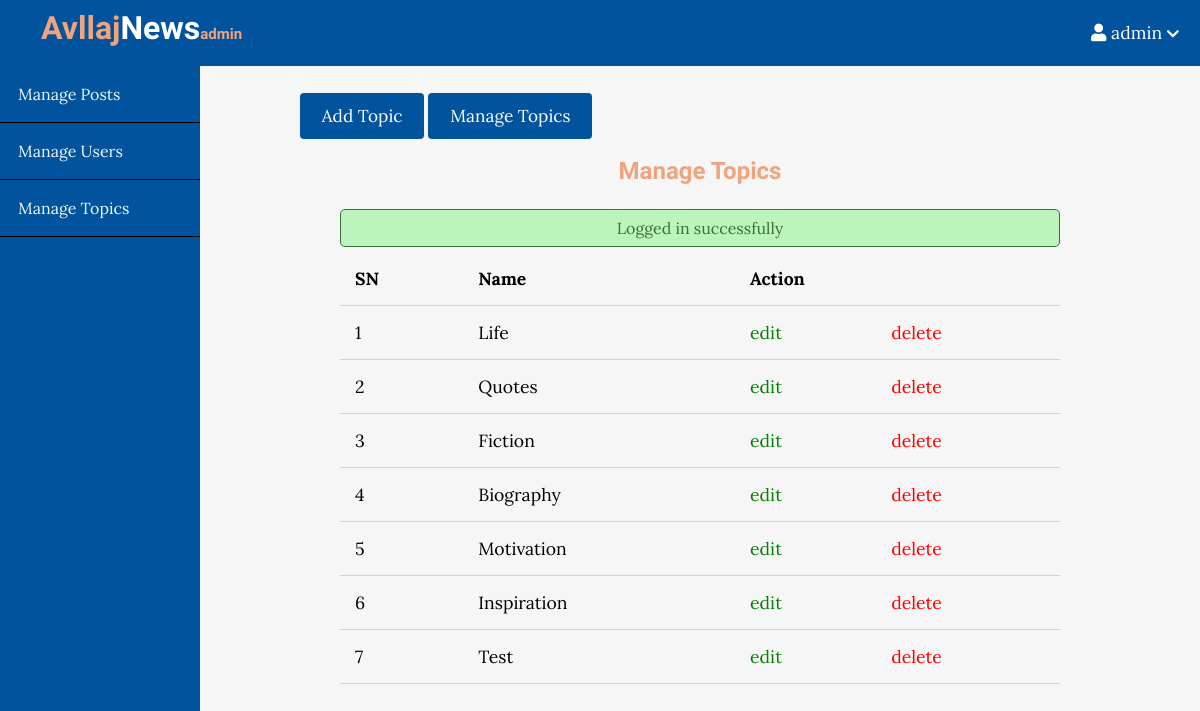
Page /admin/topics/index.php (signed in) on the earlier database version.
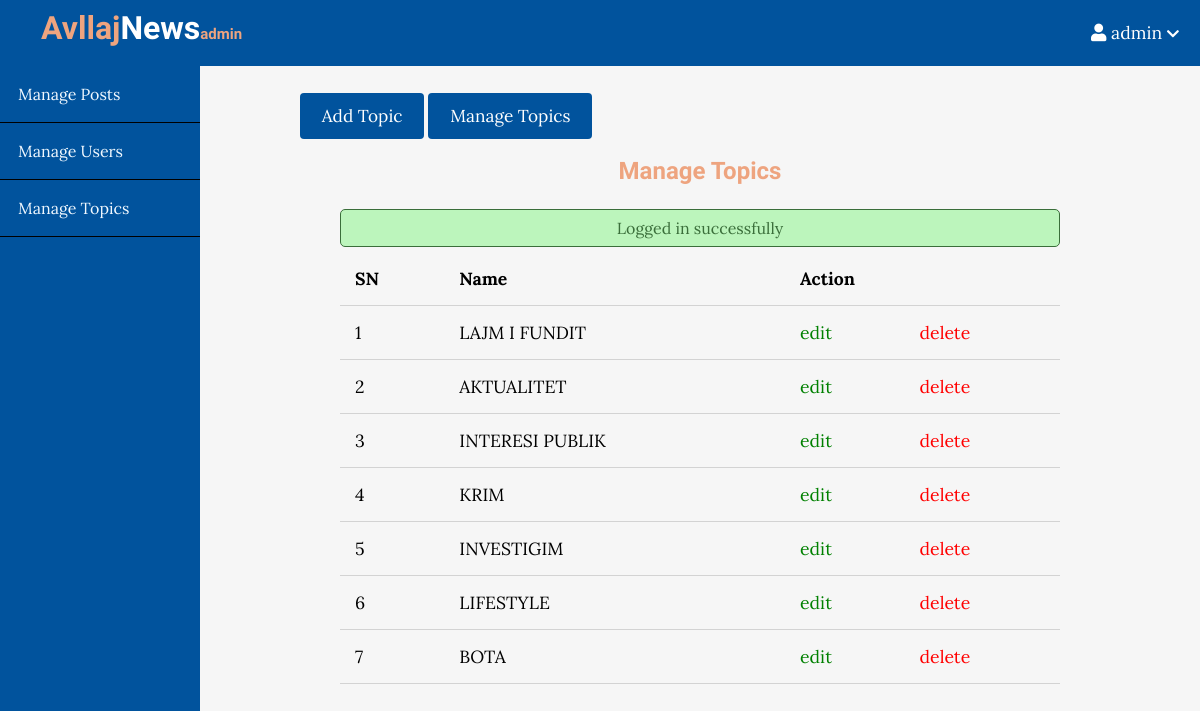
Same page on the later database version.
### tables this page shows
CREATE TABLE `topics` (
  `id` int(11) NOT NULL,
  `name` varchar(100) NOT NULL,
  `description` text NOT NULL
);

### app/controllers/topics.php (called while the page is built, shortened)
<?php
include(ROOT_PATH . "/app/database/db.php");
$table = 'topics';
$topics = selectAll($table);

### app/database/db.php (called while the page is built, shortened)
<?php
require('connect.php');
function selectAll($table, $conditions = [])
{
    global $conn;
    $sql = "SELECT * FROM $table";
    if (empty($conditions)) {
        $stmt = $conn->prepare($sql);
        $stmt->execute();
        $records = $stmt->get_result()->fetch_all(MYSQLI_ASSOC);
        return $records;
    }
}

### admin/topics/index.php (the view, shortened to what this page needs)
<?php include(ROOT_PATH . "/app/controllers/topics.php");
?>
<!DOCTYPE html>
<html lang="en">
    <head>
        <link rel="stylesheet"
            href="https://use.fontawesome.com/releases/v5.7.2/css/all.css"
>
        <link rel="stylesheet" href="../../assets/css/style.css">
        <link rel="stylesheet" href="../../assets/css/admin.css">
    </head>
    <body>
    <?php include(ROOT_PATH . "/app/includes/adminHeader.php"); ?>
        <div class="admin-wrapper">
        <?php include(ROOT_PATH . "/app/includes/adminSidebar.php"); ?>
            <div class="admin-content">
                <div class="button-group">
                    <a href="create.php" class="btn btn-big">Add Topic</a>
                    <a href="index.php" class="btn btn-big">Manage Topics</a>
                </div>
                <div class="content">
                    <h2 class="page-title">Manage Topics</h2>
                    <?php include(ROOT_PATH . "/app/includes/messages.php"); ?>
                    <table>
                        <thead>
                            <th>SN</th>
                            <th>Name</th>
                            <th colspan="2">Action</th>
                        </thead>
                        <tbody>
                            <?php foreach ($topics as $key => $topic): ?>
                               <tr>
                                    <td><?php echo $key + 1; ?></td>
                                    <td><?php echo $topic['name']; ?></td>
                                    <td><a href="edit.php?id=<?php echo $topic['id']; ?>" class="edit">edit</a></td>
                                    <td><a href="index.php?del_id=<?php echo $topic['id']; ?>" class="delete">delete</a></td>
                                </tr>
                            <?php endforeach; ?>
                        </tbody>
                    </table>
                </div>
            </div>
        </div>
    </body>
</html>

### app/includes/adminHeader.php (shortened to what this page needs)
<header>
    <a class="logo" href="<?php echo BASE_URL . '/index.php'; ?>">
        <h1 class="logo-text smaller"><span>Avllaj</span>News<span style=" font-size: 15px;">admin</span></h1>
    </a>
    <ul class="nav">
        <?php if (isset($_SESSION['username'])): ?>
            <li>
                <a href="#">
                    <i class="fa fa-user"></i>
                    <?php echo $_SESSION['username']; ?>
                    <i class="fa fa-chevron-down" style="font-size: .8em;"></i>
                </a>
            </li>
        <?php endif; ?>
    </ul>
</header>

### app/includes/adminSidebar.php
<div class="left-sidebar">
    <ul>
        <li><a href="<?php echo BASE_URL . '/admin/posts/index.php'; ?>">Manage Posts</a></li>
        <li><a href="<?php echo BASE_URL . '/admin/users/index.php'; ?>">Manage Users</a></li>
        <li><a href="<?php echo BASE_URL . '/admin/topics/index.php'; ?>">Manage Topics</a></li>
    </ul>
</div>

### app/includes/messages.php (shortened to what this page needs)
<?php if(isset($_SESSION['message'])): ?>
  <div class="msg <?php echo $_SESSION['type']; ?>">
    <li><?php echo $_SESSION['message']; ?></li>
  </div>
<?php endif; ?>

### assets/css/style.css (style rules this page uses)
* { box-sizing: border-box; }
html, body { height: 100%; padding: 0px; margin: 0px; background: #f6f6f6; font-family: "Lora", serif; }
h1 { font-family: "Candal", serif; color: #eea47f; margin: 5px; }
h2, h4 { font-family: "Candal", serif; margin: 5px; }
a { text-decoration: none; color: inherit; }
.btn { padding: 0.5rem 1rem; background: #01539d; color: white; border: 1px solid transparent; border-radius: 0.25rem; font-size: 1.08em; font-family: "Lora", serif; }
.btn-big { padding: 0.7rem 1.3rem; line-height: 1.3rem; }
.msg { width: 100%; margin: 5px auto; padding: 8px; border-radius: 5px; list-style: none; text-align: center; }
.success { color: #3a6e3a; border: 1px solid #3a6e3a; background: #bcf5bc; }
header { background: #01539d; height: 66px; }
header * { color: white; }
header .logo { float: left; height: inherit; margin-left: 2em; }
header .logo-text { margin: 9px; font-family: "Candal", serif; }
header .logo-text span { color: #eea47f; }
header ul { float: right; margin: 0px; padding: 0px; list-style: none; }
header ul li { float: left; position: relative; }
header ul li a { display: block; padding: 21px; font-size: 1.1em; text-decoration: none; }
.content { width: 90%; margin: 30px auto 30px; }

### assets/css/admin.css (style rules this page uses)
header { background: #01539d; }
.admin-wrapper { display: flex; height: calc(100% - 66px); }
.admin-wrapper .left-sidebar { flex: 2; height: 100%; background: #01539d; }
.admin-wrapper .left-sidebar ul { list-style: none; margin: 0px; padding: 0px; color: aliceblue; }
.admin-wrapper .left-sidebar ul li a { padding: 18px; display: block; border-bottom: 1px solid #000000; }
.admin-wrapper .admin-content { flex: 8; height: 100%; padding: 40px 100px 100px; overflow-y: scroll; }
.admin-content .page-title { text-align: center; margin-bottom: 1.5rem; color: #eea47f; }
table { width: 100%; border-collapse: collapse; font-size: 1.1rem; }
th, td { padding: 15px; text-align: left; border-bottom: 1px solid #d3d3d3; }
.edit { color: green; }
.delete { color: red; }

Differences in the rows shown:
removed topics: name "Biography"
removed topics: name "Motivation"
removed topics: name "Inspiration"
removed topics: name "Test"
changed topics: name "Life" → "LAJM I FUNDIT"
changed topics: name "Quotes" → "AKTUALITET"
changed topics: name "Fiction" → "INTERESI PUBLIK"
added topics: name "KRIM"
added topics: name "INVESTIGIM"
added topics: name "LIFESTYLE"
added topics: name "BOTA"
